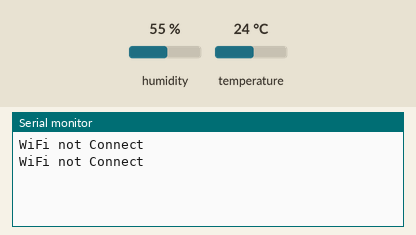
Recording of a program running on a simulated ESP32. On the bench: the last lines printed to the serial monitor. The test bench sets the inputs (shaded band); at power-on: humidity 55 %, temperature 24 °C. WiFi joins after 1.5 s; servers stay silent unless stated; no MQTT or app messages arrive unless stated.

Above: at 3.2 s.
3.3 s: humidity set to 22 %
At 7.3 s:
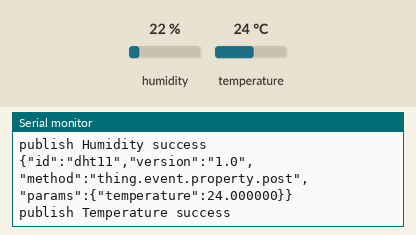
11.3 s: temperature set to 12 °C
At 12.7 s:
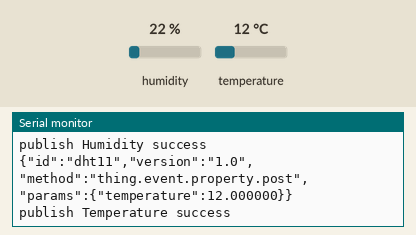

The program:

main.cpp
```cpp
#include <Arduino.h>
#include <WiFi.h>
#include "PubSubClient.h" ////A client library for MQTT messaging.
#include "DHT.h"
#define DHTPIN 4          // Defines pin number to which the sensor is connected
#define DHTTYPE DHT22     // DHT 22
DHT dht(DHTPIN, DHTTYPE); // Creats a DHT object

/* 连接WIFI SSID和密码 */
#define WIFI_SSID "Redme K5000"
#define WIFI_PASSWD "88888888"

/* 设备的三元组信息*/
#define PRODUCT_KEY "a15ZWaMgl9e"
#define DEVICE_NAME "dht11"
#define DEVICE_SECRET "a543eb715cb8e83f4322f1e1edee1692"
#define REGION_ID "cn-shanghai"

/* 线上环境域名和端口号，不需要改 */
#define MQTT_SERVER PRODUCT_KEY ".iot-as-mqtt." REGION_ID ".aliyuncs.com"
#define MQTT_PORT 1883
#define MQTT_USRNAME DEVICE_NAME "&" PRODUCT_KEY

#define CLIENT_ID "a15ZWaMgl9e.dht11|securemode=2,signmethod=hmacsha256,timestamp=1715170184270|"
#define MQTT_PASSWD "370ee78593144477cbaaae51d2d644fdaf299c6bb1afc378cee70c7d0c11c7f5"

// 宏定义订阅主题
#define ALINK_BODY_FORMAT "{\"id\":\"dht11\",\"version\":\"1.0\",\"method\":\"thing.event.property.post\",\"params\":%s}"
#define ALINK_TOPIC_PROP_POST "/sys/" PRODUCT_KEY "/" DEVICE_NAME "/thing/event/property/post"

unsigned long lastMs = 0;

WiFiClient espClient;
PubSubClient client(espClient);

float soil_data;
float tep;

// 连接wifi
void wifiInit()
{
  WiFi.begin(WIFI_SSID, WIFI_PASSWD);
  while (WiFi.status() != WL_CONNECTED)
  {
    delay(1000);
    Serial.println("WiFi not Connect");
  }
}

// mqtt连接
void mqttCheckConnect()
{
  while (!client.connected())
  {
    Serial.println("Connecting to MQTT Server ...");
    if (client.connect(CLIENT_ID, MQTT_USRNAME, MQTT_PASSWD))
    {
      Serial.println("MQTT Connected!");
    }
    else
    {
      Serial.print("MQTT Connect err:");
      Serial.println(client.state());
      delay(5000);
    }
  }
}

// 上传温湿度、二氧化碳浓度
void mqttIntervalPost()
{
  char param[32];
  char jsonBuf[128];

  // upload humidity
  soil_data = dht.readHumidity();
  sprintf(param, "{\"Humidity\":%2f}", soil_data);
  sprintf(jsonBuf, ALINK_BODY_FORMAT, param);
  Serial.println(jsonBuf);
  boolean b = client.publish(ALINK_TOPIC_PROP_POST, jsonBuf);
  if (b)
  {
    Serial.println("publish Humidity success");
  }
  else
  {
    Serial.println("publish Humidity fail");
  }

  // Upload temperature
  tep = dht.readTemperature();
  sprintf(param, "{\"temperature\":%2f}", tep);
  sprintf(jsonBuf, ALINK_BODY_FORMAT, param);
  Serial.println(jsonBuf);
  boolean c = client.publish(ALINK_TOPIC_PROP_POST, jsonBuf);
  if (c)
  {
    Serial.println("publish Temperature success");
  }
  else
  {
    Serial.println("publish Temperature fail");
  }
}

void setup()
{
  Serial.begin(115200);
  dht.begin();
  wifiInit();
  client.setServer(MQTT_SERVER, MQTT_PORT); /* 连接MQTT服务器 */
}

void loop()
{
  if (millis() - lastMs >= 5000)
  {
    lastMs = millis();
    mqttCheckConnect();
    /* 上报 */
    mqttIntervalPost();
  }
  client.loop();
  delay(2000);
}
```

Measured:
- after the input at 3.3 s, the serial monitor: prints a new line after 2.8 s (image 1)
- after the input at 11.3 s, the serial monitor: prints a new line after 0.79 s (image 2)
